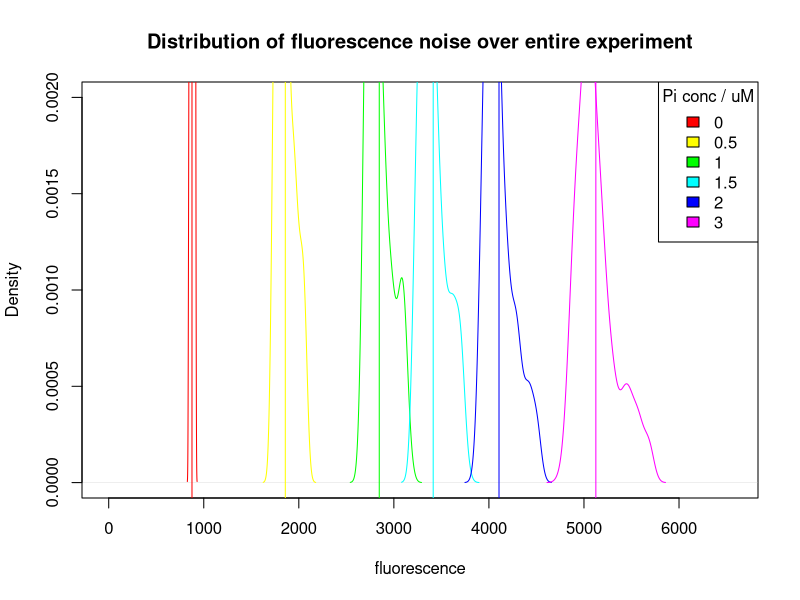
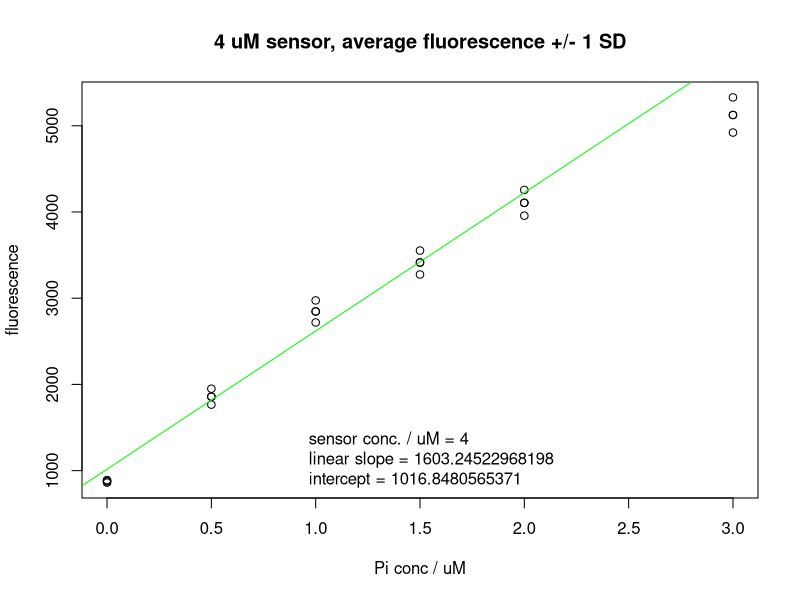
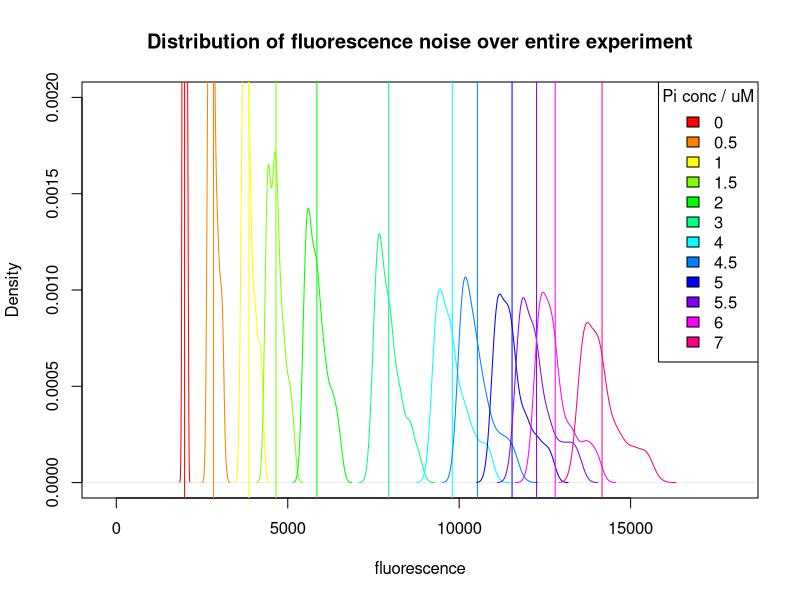
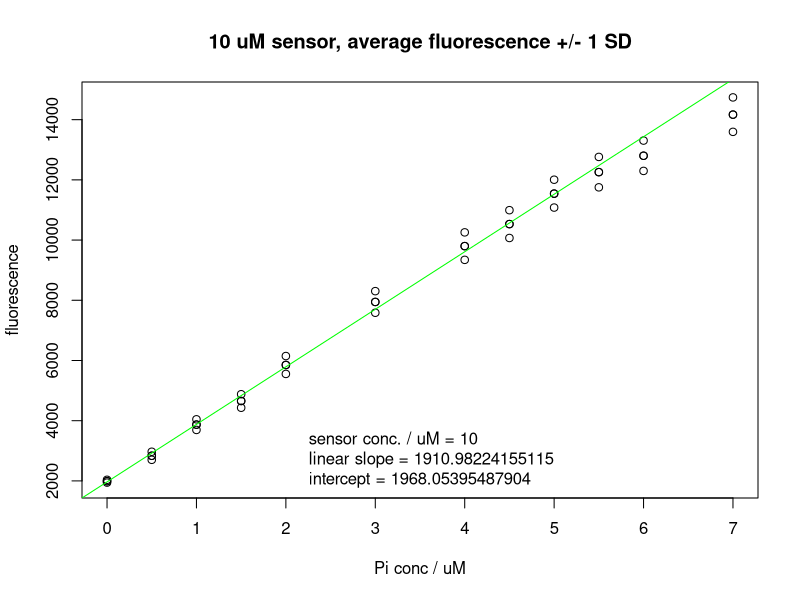
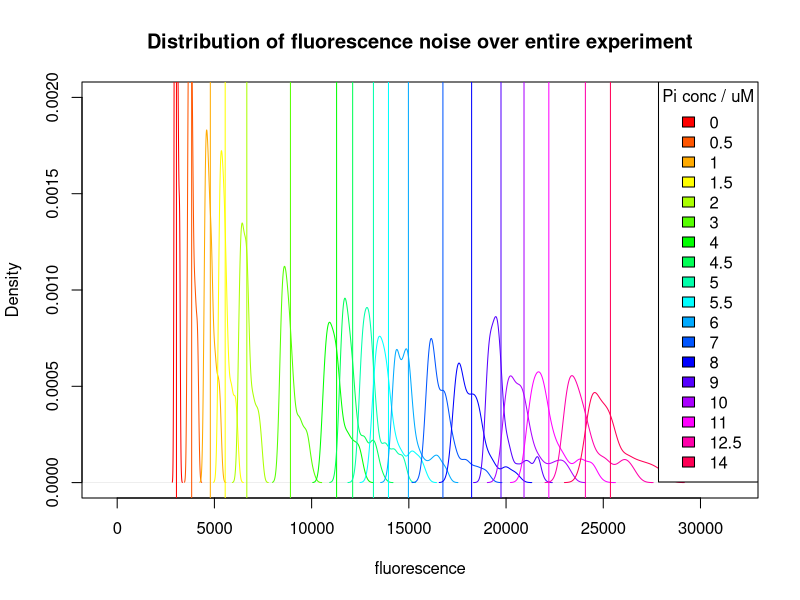
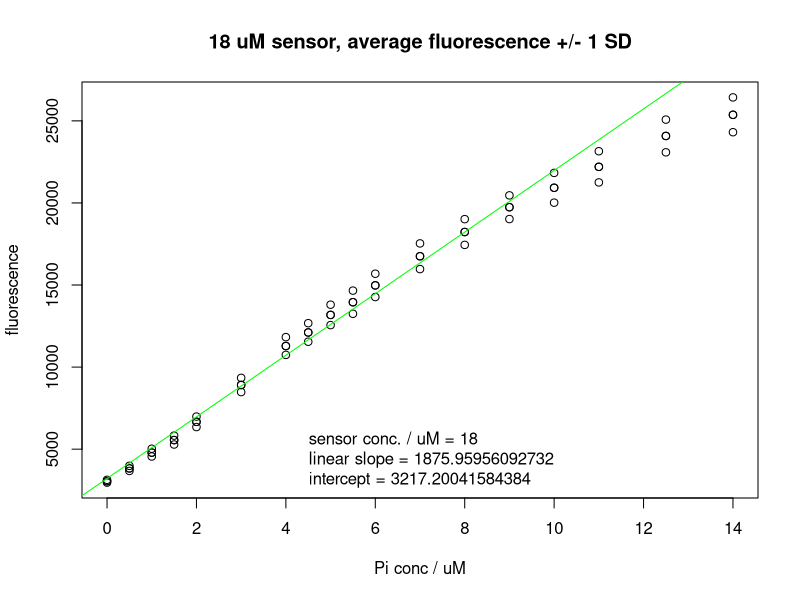
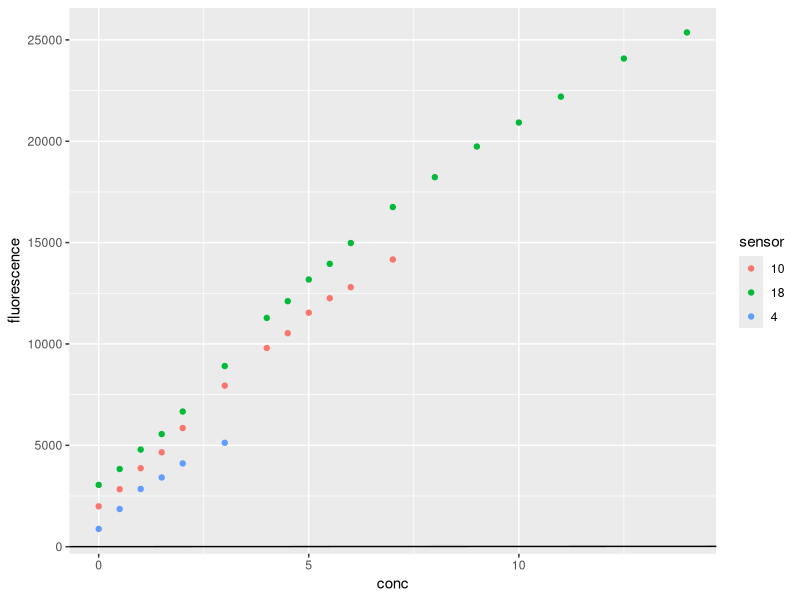

Write the R code that produced these figures, in order.
library(ggplot2)
library(minpack.lm)
options( stringsAsFactors = F )
data <- read.delim("GTPase_assay/Sensor_calibration/20170717_TP_sensor_calibration_parsed.txt", head = F)
names(data) <- expression( experiment, time, row, column, sample, conc, sensor_conc, fluorescence)
head(data)
data <- data[order(data$conc, data$time),]
times <- unique(data$time)
sensor_concentrations <- unique(data$sensor_conc)
conversion_table <- data.frame()

plot_distributions <- function (data, suffix, upylim) {
  data <- data[complete.cases(data),]
  concentrations <- unique(data$conc)
  conc_colors <- list( concentrations, rainbow(length(concentrations)) )
  plot(density(data$fluorescence), type = "n", 
       ylim = c(0, upylim), main = paste0("Distribution of fluorescence noise ", suffix),
       xlab = "fluorescence"
  )
  for ( i in seq_along (conc_colors[[1]]) ) {
    temp <- data[ data$conc == conc_colors[[1]][i], ]
    if ( length(temp[,1]) > 3 ) {
      lines( density(temp$fluorescence), col = conc_colors[[2]][i] )
      mean.fluorescence <- mean(temp$fluorescence)
      abline(v = mean.fluorescence, col = conc_colors[[2]][i])
    }
  }
  legend("topright", legend = conc_colors[[1]], fill = conc_colors[[2]], title = "Pi conc / uM")
}

fit_data <- function (data, data.with.sd) {
  #conc <- unique(data$conc)
  #sensor_conc <- 4
  #### equation to fit
  #getPred <- function(pars, xx) pars$f0 + pars$delta_f * (( (pars$sensor_conc + conc + pars$Kd) - 
  #sqrt( (pars$sensor_conc + conc + pars$Kd)^2 - 4*pars$sensor_conc * conc ) ) / (2*pars$sensor_conc) )
  #plot(data$conc, data$fluorescence, xlab = "Pi conc / uM", ylab = "fluorescence")
  #residFun <- function(p, observed, xx) observed - getPred(p,xx)
  #starting parameters
  #parStart <- list(f0 = 7000, delta_f = 45000, Kd = 0.1, sensor_conc = 10)
  #nls.out <- nls.lm(par = parStart, fn = residFun, observed = data$fluorescence, xx = conc, control = nls.lm.control(nprint = 1))
  #lines(data$conc, getPred(as.list(coef(nls.out)), conc), col=2, lwd=1)
  #predicted.line <- getPred(as.list(coef(nls.out)), conc)
  #predicted.line.data.frame <- data.frame(conc = conc, fluorescence = predicted.line)
  #fluorescence.at.2uM.Pi <- predicted.line.data.frame$fluorescence[predicted.line.data.frame$conc == 2]
  #f0 <- coef(nls.out)[1]
  #delta_f <- coef(nls.out)[2]
  #Kd <- coef(nls.out)[3]
  #sensor_conc <- round(coef(nls.out)[4], 2)
  #conversion_factor = sensor_conc / delta_f
  plot(data.with.sd$conc, data.with.sd$fluorescence, 
       xlab = "Pi conc / uM", ylab = "fluorescence",
       main = paste0(sensor_conc, " uM sensor, average fluorescence +/- 1 SD"))
  linear_range <- data[data$conc < 0.6*sensor_conc, ]
  linear_fit <- lm(fluorescence ~ conc, data = linear_range)
  abline(linear_fit, col = "green")
  linear_slope <- coefficients(linear_fit)[2]
  linear_intercept <- coefficients(linear_fit)[1]
  legend("bottom", legend = c(
    #paste0("Kd = ", round(Kd, 2), " / uM"),
    #paste0("conversion factor = ", round(conversion_factor, 8), " / uM fu-1"),
    #paste0("F0 = ", round(f0, 0)),
    #paste0("DeltaF = ", round(delta_f, 0)),
    paste0("sensor conc. / uM = ", sensor_conc),
    paste0("linear slope = ", linear_slope),
    paste0("intercept = ", linear_intercept)
  ), bty = "n")
  #return(data.frame(f0, sensor_conc, Kd, delta_f, conversion_factor, linear_slope, linear_intercept))
  return(data.frame(sensor_conc, linear_slope, linear_intercept))
  
}
mean_fluorescence_all <- data.frame()
for ( sc in seq_along(sensor_concentrations) ) {
  sensor_conc <- sensor_concentrations[sc]
  calibration.data <- data[data$sensor_conc == sensor_conc, ]
  signal_distribution_filename <- paste0("GTPase_assay/Sensor_calibration/", 
        Sys.Date(), "_", sensor_conc, "_distribution_of_fluorescence_signal.pdf")
  pdf(signal_distribution_filename)
  plot_distributions(calibration.data, "over entire experiment", 0.002)
  dev.off()
  mean.fluorescence <- with(calibration.data, aggregate(fluorescence, by=list(conc = conc), mean))
  sd.fluorescence <- with(calibration.data, aggregate(fluorescence, by = list(conc = conc), sd))
  names(mean.fluorescence) <- c("conc", "fluorescence")
  mean_fluorescence_all <- rbind(mean_fluorescence_all, data.frame("sensor" = as.character(sensor_conc), mean.fluorescence))
  fluorescence.plus.sd <- rbind(mean.fluorescence, data.frame(
    "conc" = mean.fluorescence$conc, "fluorescence" = mean.fluorescence$fluorescence + sd.fluorescence$x))
  fluorescence.minus.sd <- rbind(mean.fluorescence, data.frame(
    "conc" = mean.fluorescence$conc, "fluorescence" = mean.fluorescence$fluorescence - sd.fluorescence$x))
  fluorescence.with.sd <- rbind(fluorescence.plus.sd, fluorescence.minus.sd)
  linear_fit_filename <- paste0("GTPase_assay/Sensor_calibration/",
            Sys.Date(), "_linear_sensor_calibration_", sensor_conc, ".pdf")
  pdf(linear_fit_filename)
  conversion_table <- rbind(conversion_table, fit_data(mean.fluorescence, fluorescence.with.sd))
  dev.off()
  
}

conversion_table
mean_fluorescence_all
pdf(file = paste("GTPase_assay/Sensor_calibration/", Sys.Date(), "mean_fluorescence_all_sensor_conc.pdf"))
plot <- ggplot(data = mean_fluorescence_all, aes(x = conc, y = fluorescence, color = sensor)) + geom_point() + geom_abline()
print(plot)
dev.off()
